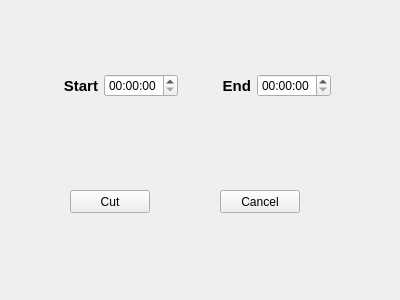
<?xml version="1.0" encoding="UTF-8"?>
<ui version="4.0">
 <class>VideoCut</class>
 <widget class="QWidget" name="VideoCut">
  <property name="geometry">
   <rect>
    <x>0</x>
    <y>0</y>
    <width>400</width>
    <height>300</height>
   </rect>
  </property>
  <property name="windowTitle">
   <string>Form</string>
  </property>
  <widget class="QPushButton" name="pushButton">
   <property name="geometry">
    <rect>
     <x>70</x>
     <y>190</y>
     <width>80</width>
     <height>23</height>
    </rect>
   </property>
   <property name="text">
    <string>Cut</string>
   </property>
  </widget>
  <widget class="QPushButton" name="pushButton_2">
   <property name="geometry">
    <rect>
     <x>220</x>
     <y>190</y>
     <width>80</width>
     <height>23</height>
    </rect>
   </property>
   <property name="text">
    <string>Cancel</string>
   </property>
  </widget>
  <widget class="QWidget" name="">
   <property name="geometry">
    <rect>
     <x>30</x>
     <y>70</y>
     <width>301</width>
     <height>31</height>
    </rect>
   </property>
   <layout class="QHBoxLayout" name="horizontalLayout">
    <item>
     <widget class="QLabel" name="label">
      <property name="font">
       <font>
        <pointsize>11</pointsize>
        <weight>75</weight>
        <bold>true</bold>
       </font>
      </property>
      <property name="text">
       <string>Start</string>
      </property>
      <property name="alignment">
       <set>Qt::AlignRight|Qt::AlignTrailing|Qt::AlignVCenter</set>
      </property>
     </widget>
    </item>
    <item>
     <widget class="QTimeEdit" name="timeEdit"/>
    </item>
    <item>
     <widget class="QLabel" name="label_2">
      <property name="font">
       <font>
        <pointsize>11</pointsize>
        <weight>75</weight>
        <bold>true</bold>
       </font>
      </property>
      <property name="layoutDirection">
       <enum>Qt::LeftToRight</enum>
      </property>
      <property name="text">
       <string>End</string>
      </property>
      <property name="alignment">
       <set>Qt::AlignRight|Qt::AlignTrailing|Qt::AlignVCenter</set>
      </property>
     </widget>
    </item>
    <item>
     <widget class="QTimeEdit" name="timeEdit_2"/>
    </item>
   </layout>
  </widget>
 </widget>
 <resources/>
 <connections/>
</ui>
